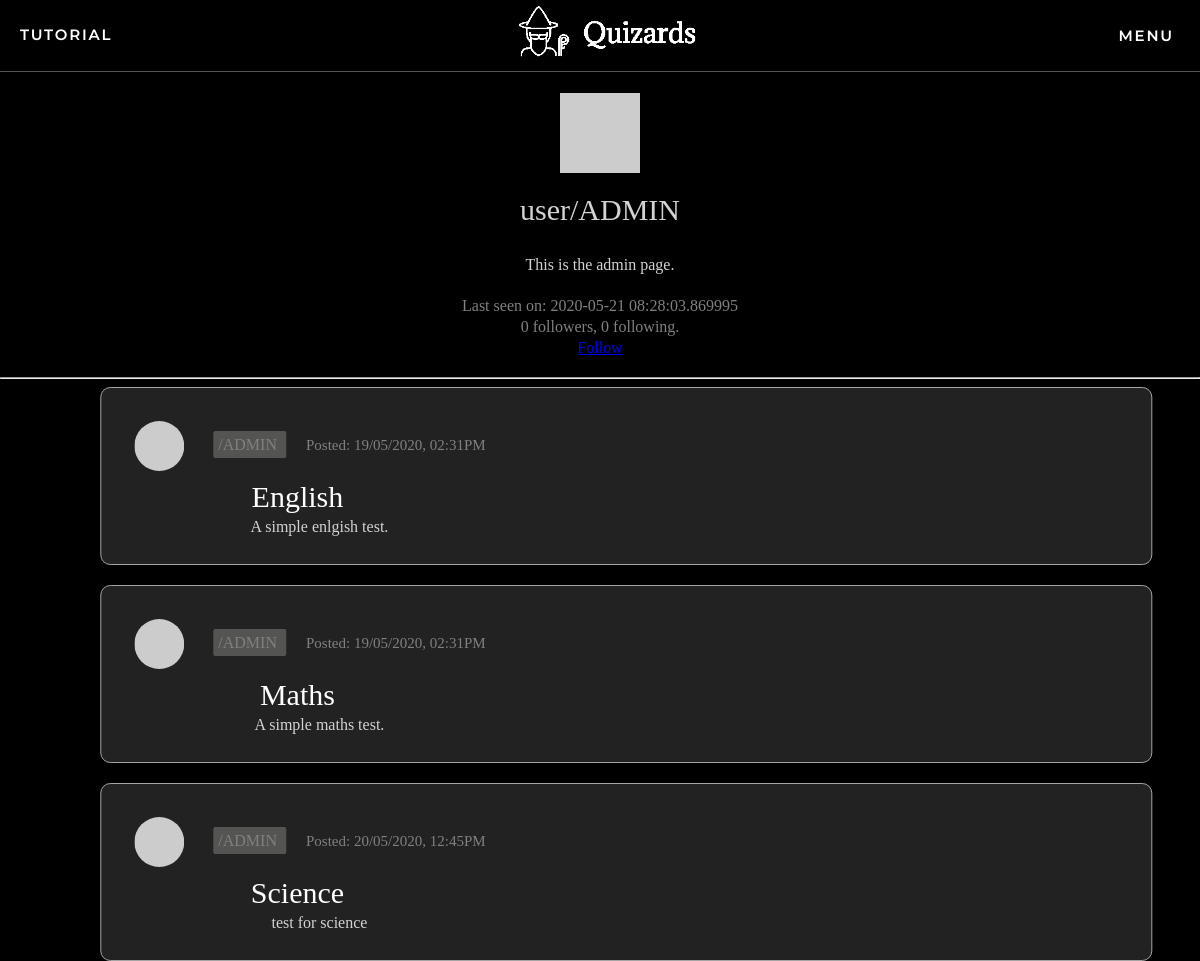
Page /user/ADMIN (signed in) on the committed database.
### app/models.py (models this page shows, shortened)
class User(UserMixin, db.Model):
    id = db.Column(db.Integer, primary_key=True)
    username = db.Column(db.String(64), index=True, unique=True)
    email = db.Column(db.String(120), index=True, unique=True)
    password_hash = db.Column(db.String(128))
    posts = db.relationship('Post', backref='author', lazy='dynamic')
    authorOf = db.relationship('Quizzes', backref='author', lazy='dynamic')
    admin = db.Column(db.Boolean, unique=False, default=False)
    marksOf = db.relationship('quizMarks', backref='markOf', lazy='dynamic')
    longanswers = db.relationship('LongAnswers', backref='user', lazy='dynamic')
    def avatar(self, size):
        digest = md5(self.email.lower().encode('utf-8')).hexdigest()
        return 'https://www.gravatar.com/avatar/{}?d=identicon&s={}'.format(
            digest, size)
    about_me = db.Column(db.String(140))
    last_seen = db.Column(db.DateTime, default=datetime.utcnow)
    followed = db.relationship(
        'User', secondary=followers,
        primaryjoin=(followers.c.follower_id == id),
        secondaryjoin=(followers.c.followed_id == id),
        backref=db.backref('followers', lazy='dynamic'), lazy='dynamic')
    def is_following(self, user):
        return self.followed.filter(
            followers.c.followed_id == user.id).count() > 0

class Quizzes(db.Model):
    id = db.Column(db.Integer, primary_key=True, autoincrement=True, unique=True)
    name = db.Column(db.String(64))
    description = db.Column(db.String(255))
    questions = db.relationship('Questions', backref='Quizzes', lazy='dynamic')
    mcquestion = db.relationship('multiChoice', backref='MCQuizzes', lazy='dynamic')
    longquestions = db.relationship('LongQuestions', backref='LongQuizzes', lazy='dynamic')
    author_id = db.Column(db.Integer, db.ForeignKey('user.id'))
    pub_date = db.Column(db.DateTime, index=True, default=datetime.utcnow)
    quizMarks = db.relationship('quizMarks', backref='quizMarks', lazy='dynamic')

### app/routes.py (the view)
@app.route('/user/<username>')
@login_required
def user(username):
    user = User.query.filter_by(username=username).first_or_404()
    page = request.args.get('page', 1, type=int)
    posts = user.posts.order_by(Post.timestamp.desc()).paginate(
        page, app.config['POSTS_PER_PAGE'], False)
    quizzes = user.authorOf.paginate(page)
    next_url = url_for('user', username=user.username, page=posts.next_num) \
        if posts.has_next else None
    prev_url = url_for('user', username=user.username, page=posts.prev_num) \
        if posts.has_prev else None
    return render_template('user.html', user=user, posts=posts.items,
                           next_url=next_url, prev_url=prev_url, quizzes=quizzes.items)

### app/models.py (called while the page is built)
@login.user_loader
def load_user(id):
    return User.query.get(int(id))

### app/routes.py (called while the page is built)
@app.before_request
def before_request():
    if current_user.is_authenticated:
        g.user = load_user(current_user.id)
        current_user.last_seen = datetime.utcnow()
        db.session.commit()

### app/templates/user.html (shortened to what this page needs)
{% extends "base.html" %}
{% block content %}
    <table class= "profile-table" width="100%">
        <tr>
            <td width="100%" style="text-align: center;"><img src="{{ user.avatar(128) }}" class="profile-avatar"></td>
        </tr>
        <tr>
            <td style="text-align: center;">
                <p class="username">user/{{ user.username }}</p>
            </td>
        </tr>
        <tr>
            <td>
                {% if user.about_me %}<p class="about-me">{{ user.about_me }}</p>{% endif %}
            </td>
        </tr>
        <tr>
            <td>
                {% if user.last_seen %}<p>Last seen on: {{ user.last_seen }}</p>{% endif %}
                <p>{{ user.followers.count() }} followers, {{ user.followed.count() }} following.</p>
                {% if user == current_user %}
                <p><a href="{{ url_for('edit_profile') }}">Edit your profile</a></p>
                {% elif not current_user.is_following(user) %}
                <p><a href="{{ url_for('follow', username=user.username) }}">Follow</a></p>
                {% else %}
                <p><a href="{{ url_for('unfollow', username=user.username) }}">Unfollow</a></p>
                {% endif %}
            </td>
        </tr>
    </table>
    <hr>
    {% for quiz in quizzes %}
        {% include 'quizdisplay.html' %}
    {% endfor %}
{% endblock %}

### app/templates/quizdisplay.html (shortened to what this page needs)
<div class="row" onclick="location.href='{{ url_for('quizform', quizid=quiz.id,  quizname=quiz.name) }}';" style="cursor:pointer;">
        <table>
            <tr>
                <td colspan=100%;><img src="{{ quiz.author.avatar(36) }}" class="profile-pic">
                    <a href="{{ url_for('user', username=quiz.author.username) }}" class = "author">
                        /{{ quiz.author.username }}
                    </a><span class="date">Posted: {{ quiz.pub_date.strftime('%d/%m/%Y, %I:%M%p') }}</span>
                </td>
            </tr>
                        <td colspan=5><a href="{{ url_for('quizform', quizid=quiz.id, quizname=quiz.name) }}" class="quiz-name">
                            {{ quiz.name }} </a></td>
            <tr>
                <td colspan=5, class="desc">{{ quiz.description }}
                </td>
            </tr>
        </table>
</div>

### app/static/css/styles.css (style rules this page uses)
body { margin: 0; padding: 0; height: 100vh; font-family: Verdana; background-color: black; color: rgb(215, 218, 220); }
.row { position:relative; left: 50%; transform: translate(-47.5%, 0%); max-width: 1000px; width: 100%; background: #222222; padding: 25px; border-radius: 10px; margin-bottom: 20px; border: 1px solid #A5A4A4; }
.profile-pic { border-radius: 50%; padding: 5px; width:50px; margin-top:0px; vertical-align: middle; }
.author { margin: 20px; color: grey; padding: 5px; text-decoration: none; background-color: RGBA(84, 84, 82, 1); border-radius:2px; }
.quiz-name { text-decoration:none; color:white; padding:10px; border-radius:2px; margin-right:20px; font-size:30px; }
.desc { color: lightgrey; padding-left:25px; }
.date { font-size:15px; color: grey; padding-top:15px; }
.profile-avatar { text-align: center; }
.profile-table td { text-align:center; line-height:5px; }
.profile-table .username { font-size: 30px; color:lightgrey; }
.profile-table p { color:grey; }
.profile-table .about-me { color: lightgrey; }

### rows in the picture
User: username "ADMIN", about_me "This is the admin page.", last_seen "2020-05-21 08:28:03.869995"
Quizzes: author.username "ADMIN", pub_date "19/05/2020, 02:31PM", name "English", description "A simple enlgish test."
Quizzes: author.username "ADMIN", pub_date "19/05/2020, 02:31PM", name "Maths", description "A simple maths test."
Quizzes: author.username "ADMIN", pub_date "20/05/2020, 12:45PM", name "Science", description "test for science"

### other values in the picture
{{ user.followers.count() }} "0"
{{ user.followed.count() }} "0"
